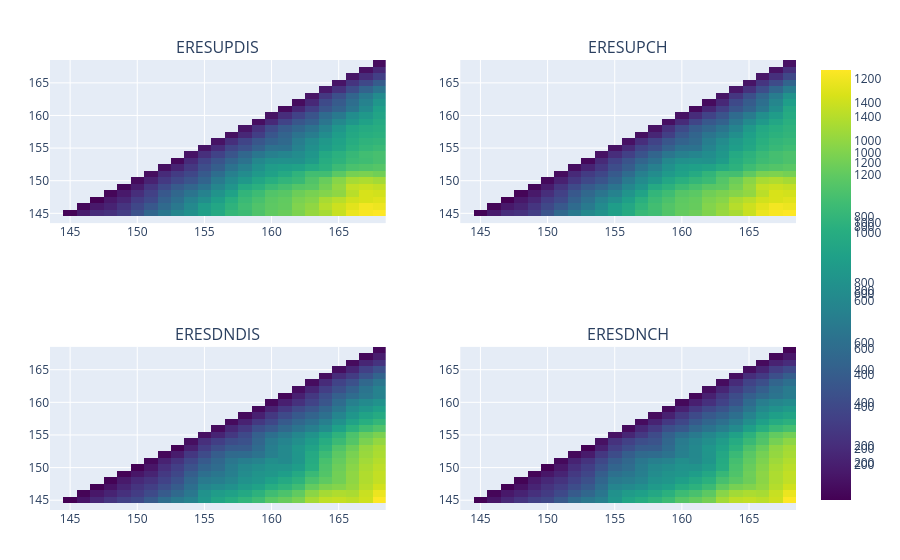

Here is the notebook cell this chart was saved with:
### Code cell
p1 = PlotlyJS.plot(heatmap(x=sol_2.t, y=sol_2.i, z=sol_2.ERESUPDIS, colorscale="Viridis"), Layout(title="ERESUPDIS"))
p2 = PlotlyJS.plot(heatmap(x=sol_2.t, y=sol_2.i, z=sol_2.ERESUPCH, colorscale="Viridis"), Layout(title="ERESUPCH"))
p3 = PlotlyJS.plot(heatmap(x=sol_2.t, y=sol_2.i, z=sol_2.ERESDNDIS, colorscale="Viridis"), Layout(title="ERESDNDIS"))
p4 = PlotlyJS.plot(heatmap(x=sol_2.t, y=sol_2.i, z=sol_2.ERESDNCH, colorscale="Viridis"), Layout(title="ERESDNCH"))
[p1 p2; p3 p4]

### Figure 1 — Plotly figure (JSON) as saved in the notebook; plotly's stock layout.template omitted (floating-point values rounded to 4 significant figures; data arrays with more than 128 entries replaced by an {"elided": "..."} marker saying what was removed)
{"data": [{"colorscale": "Viridis", "transpose": true, "type": "heatmap", "x": {"elided": "325 int values"}, "xaxis": "x1", "y": {"elided": "325 int values"}, "yaxis": "y1", "z": {"elided": "325 float values"}}, {"colorscale": "Viridis", "transpose": true, "type": "heatmap", "x": {"elided": "325 int values"}, "xaxis": "x2", "y": {"elided": "325 int values"}, "yaxis": "y2", "z": {"elided": "325 float values"}}, {"colorscale": "Viridis", "transpose": true, "type": "heatmap", "x": {"elided": "325 int values"}, "xaxis": "x3", "y": {"elided": "325 int values"}, "yaxis": "y3", "z": {"elided": "325 float values"}}, {"colorscale": "Viridis", "transpose": true, "type": "heatmap", "x": {"elided": "325 int values"}, "xaxis": "x4", "y": {"elided": "325 int values"}, "yaxis": "y4", "z": {"elided": "325 float values"}}], "layout": {"annotations": [{"font": {"size": 16}, "showarrow": false, "text": "ERESUPDIS", "x": 0.225, "xanchor": "center", "xref": "paper", "y": 1, "yanchor": "bottom", "yref": "paper"}, {"font": {"size": 16}, "showarrow": false, "text": "ERESUPCH", "x": 0.775, "xanchor": "center", "xref": "paper", "y": 1, "yanchor": "bottom", "yref": "paper"}, {"font": {"size": 16}, "showarrow": false, "text": "ERESDNDIS", "x": 0.225, "xanchor": "center", "xref": "paper", "y": 0.3625, "yanchor": "bottom", "yref": "paper"}, {"font": {"size": 16}, "showarrow": false, "text": "ERESDNCH", "x": 0.775, "xanchor": "center", "xref": "paper", "y": 0.3625, "yanchor": "bottom", "yref": "paper"}], "margin": {"b": 50, "l": 50, "r": 50, "t": 60}, "xaxis1": {"anchor": "y1", "domain": [0, 0.45]}, "xaxis2": {"anchor": "y2", "domain": [0.55, 1]}, "xaxis3": {"anchor": "y3", "domain": [0, 0.45]}, "xaxis4": {"anchor": "y4", "domain": [0.55, 1]}, "yaxis1": {"anchor": "x1", "domain": [0.6375, 1]}, "yaxis2": {"anchor": "x2", "domain": [0.6375, 1]}, "yaxis3": {"anchor": "x3", "domain": [5.551e-17, 0.3625]}, "yaxis4": {"anchor": "x4", "domain": [5.551e-17, 0.3625]}}}
